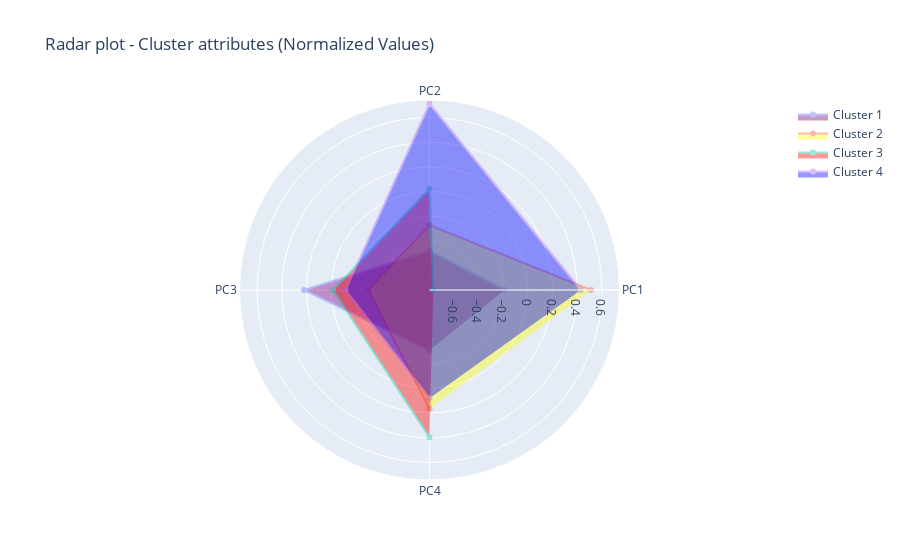

Notebook source saved alongside this figure:
### Code cell
attributes = pca_df.columns[:4]
colors=["purple","yellow","red","blue"]
cluster=["Cluster 1","Cluster 2","Cluster 3","Cluster 4"]

fig=go.Figure()
for index in range(0,4):
    fig.add_trace(go.Scatterpolar(r=np.mean(pca_df.loc[pca_df.label==index,attributes]),
                                 theta=attributes,
                                 fill="toself",
                                 fillcolor=colors[index],
                                 opacity=0.4,
                                 name=cluster[index]))
    
fig.update_layout(polar=dict(radialaxis=dict(visible=True)),
                 showlegend=True,
                 title="Radar plot - Cluster attributes (Normalized Values)")
fig.show()

### Figure 1 — Plotly figure (JSON) as saved in the notebook; plotly's stock layout.template omitted (floating-point values rounded to 4 significant figures)
{"data": [{"fill": "toself", "fillcolor": "purple", "name": "Cluster 1", "opacity": 0.4, "r": [-0.1878, -0.48, 0.2186, -0.3071], "theta": ["PC1", "PC2", "PC3", "PC4"], "type": "scatterpolar"}, {"fill": "toself", "fillcolor": "yellow", "name": "Cluster 2", "opacity": 0.4, "r": [0.5111, -0.2704, -0.2989, 0.1641], "theta": ["PC1", "PC2", "PC3", "PC4"], "type": "scatterpolar"}, {"fill": "toself", "fillcolor": "red", "name": "Cluster 3", "opacity": 0.4, "r": [-0.7655, 0.02404, -0.01373, 0.3968], "theta": ["PC1", "PC2", "PC3", "PC4"], "type": "scatterpolar"}, {"fill": "toself", "fillcolor": "blue", "name": "Cluster 4", "opacity": 0.4, "r": [0.4298, 0.7117, -0.1165, 0.07995], "theta": ["PC1", "PC2", "PC3", "PC4"], "type": "scatterpolar"}], "layout": {"autosize": true, "polar": {"angularaxis": {"type": "category"}, "radialaxis": {"autorange": true, "range": [-0.8326, 0.7788], "type": "linear", "visible": true}}, "showlegend": true, "title": {"text": "Radar plot - Cluster attributes (Normalized Values)"}}}
